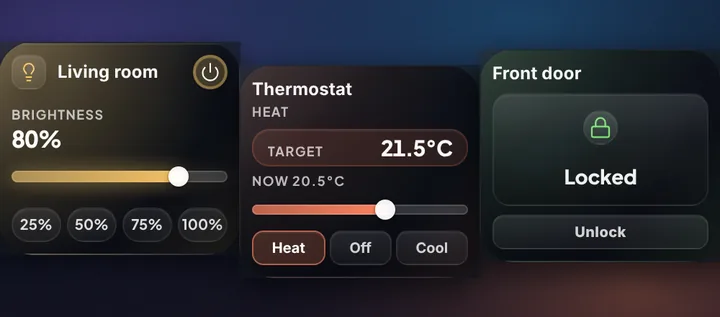
#> input picture website/assets/app/feat-pins.webp, 720 x 317 px, given in place of camera-tile.png, which was not available
$ python compose.py ../../website/assets/app/feat-pins.webp ../../website/assets/app/shot-camera-tile.webp
#> lines starting #> are read from the running program, lines starting #| are printed output that depends on the picture
"""Turn the raw 2x captures into the website's images: windows on a desktop wallpaper, feature crops."""
import os, sys
import numpy as np
from PIL import Image, ImageFilter, ImageDraw

SRC, OUT = sys.argv[1], sys.argv[2]
os.makedirs(OUT, exist_ok=True)

def wallpaper(w, h, seed=0):
    """The site's demo-stage wallpaper: three soft glows over a dark diagonal gradient."""
    y, x = np.mgrid[0:h, 0:w].astype(float)
    nx, ny = x / w, y / h
    t = (nx * 0.34 + ny * 0.94) / 1.28
    a, b, c = np.array([22, 28, 51]), np.array([13, 18, 32]), np.array([26, 20, 34])
    base = np.where(t[..., None] < 0.52, a + (b - a) * (t / 0.52)[..., None], b + (c - b) * ((t - 0.52) / 0.48)[..., None])
    def glow(cx, cy, rx, ry, col, alpha):
        d = np.sqrt(((nx - cx) / rx) ** 2 + ((ny - cy) / ry) ** 2)
        k = np.clip(1 - d / 1.0, 0, 1) ** 1.6 * alpha
        return k[..., None], np.array(col)
    img = base
    for g in [glow(0.12, 0.18, 0.62, 0.8, (98, 78, 178), 0.55), glow(0.88, 0.92, 0.52, 0.7, (232, 128, 82), 0.32), glow(0.72, 0.06, 0.72, 0.9, (38, 108, 162), 0.5)]:
        k, col = g
        img = img * (1 - k) + col * k
    rng = np.random.default_rng(seed)
    img = img + rng.normal(0, 2.2, img.shape)
    return Image.fromarray(np.clip(img, 0, 255).astype(np.uint8)).convert('RGBA')

def load(name):
    return Image.open(os.path.join(SRC, name + '.png')).convert('RGBA')

def on_desktop(win, pad=56, seed=0):
    W, H = win.size[0] + 2 * pad, win.size[1] + 2 * pad
    bg = wallpaper(W, H, seed)
    shadow = Image.new('RGBA', (W, H), (0, 0, 0, 0))
    ImageDraw.Draw(shadow).rounded_rectangle((pad, pad + 24, pad + win.size[0], pad + win.size[1] + 24), 10, fill=(0, 0, 0, 150))
    bg.alpha_composite(shadow.filter(ImageFilter.GaussianBlur(34)))
    bg.alpha_composite(win, (pad, pad))
    return bg

def save(img, name, width, q=82):
    img = img.convert('RGB')
    if img.size[0] > width:
        img = img.resize((width, round(img.size[1] * width / img.size[0])), Image.LANCZOS)
    img.save(os.path.join(OUT, name + '.webp'), 'WEBP', quality=q, method=6)
    print(name, img.size, os.path.getsize(os.path.join(OUT, name + '.webp')) // 1024, 'KB')

# Gallery: whole windows on the wallpaper.
for i, n in enumerate(['camera-tile', 'main-light', 'full-halloween', 'graph']):
    save(on_desktop(load(n), seed=i), 'shot-' + n, 760)
#> in on_desktop, `W, H = win.size[0] + 2 * pad, win.size[1] + 2 * pad`: W = 832; H = 429
#> in wallpaper, `t = (nx * 0.34 + ny * 0.94) / 1.28`:
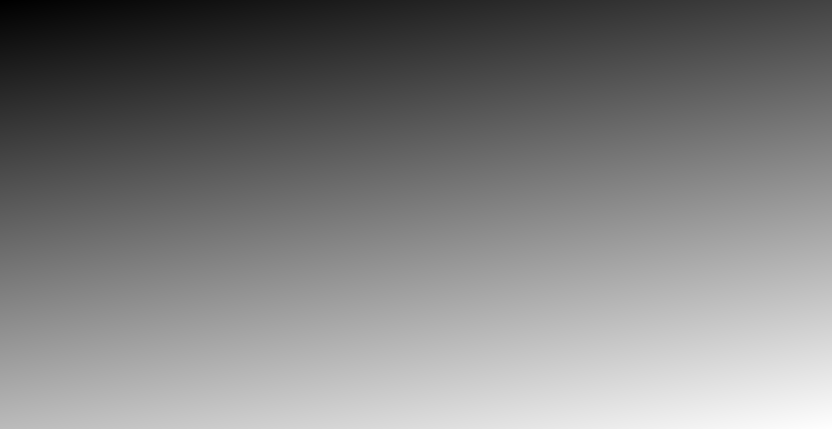
#> t: shape (429, 832) float64; min 0, max 0.998, mean 0.499
#> in wallpaper, `base = np.where(t[..., None] < 0.52, a + (b - a) * (t / 0.52)[..., Non..`:
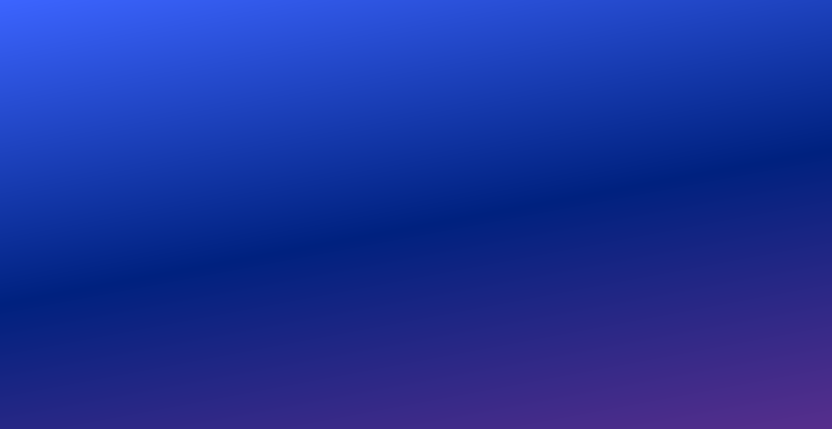
#> base: shape (429, 832, 3) float64; mean of channels 0, 1, 2 17.2, 20.4, 36.3; drawn with min black and max white
#> in glow (call 2), `d = np.sqrt(((nx - cx) / rx) ** 2 + ((ny - cy) / ry) ** 2)`:
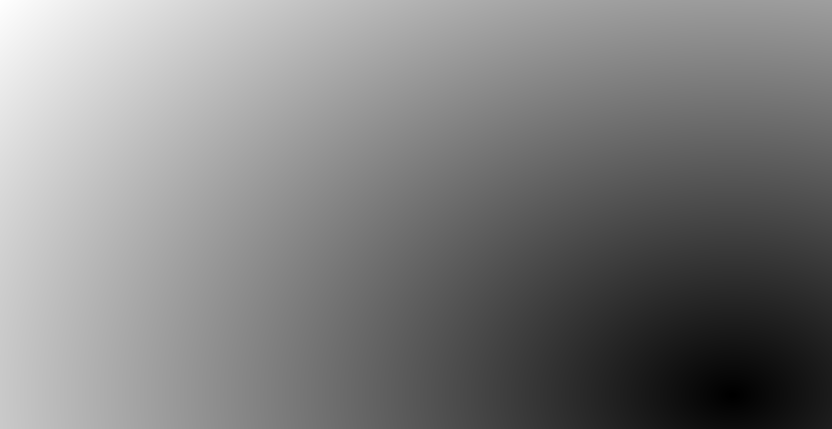
#> d: shape (429, 832) float64; min 0.00113, max 2.14, mean 1.07; drawn with min black and max white
#> in glow (call 2), `k = np.clip(1 - d / 1.0, 0, 1) ** 1.6 * alpha`:
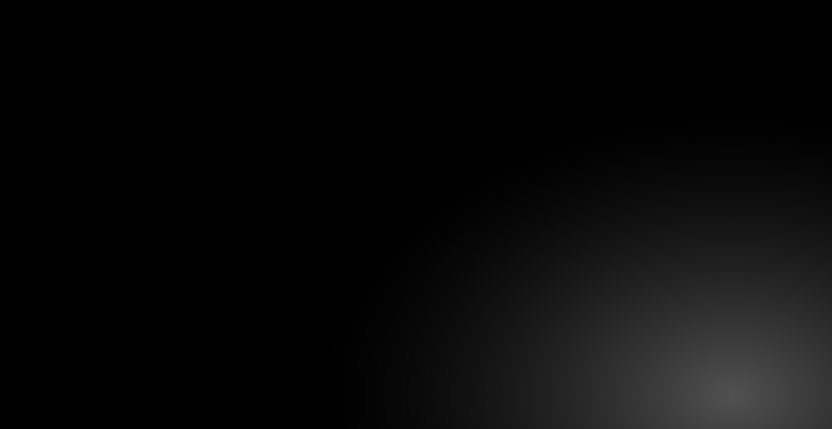
#> k: shape (429, 832) float64; min 0, max 0.319, mean 0.0363
#> the loop in wallpaper, `for g in [glow(0.12, 0.18, 0.62, 0.8, (98, 78, 178), 0.55), glow(0.88,..` made 3 passes
#> col on pass 1: [98, 78, 178]
#> after the loop in wallpaper, `for g in [glow(0.12, 0.18, 0.62, 0.8, (98, 78, 178), 0.55), glow(0.88,..`:
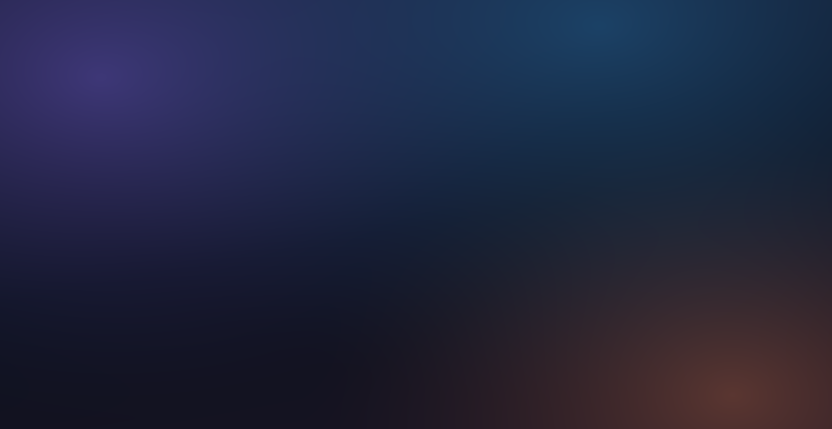
#> img: shape (429, 832, 3) float64; mean of channels 0, 1, 2 34, 38.5, 63.6; drawn as R, G, B
#> in on_desktop, `shadow = Image.new('RGBA', (W, H), (0, 0, 0, 0))`: shadow: PIL image 832x429 RGBA; every value is 0
#> in on_desktop, `ImageDraw.Draw(shadow).rounded_rectangle((pad, pad + 24, pad + win.siz..`:
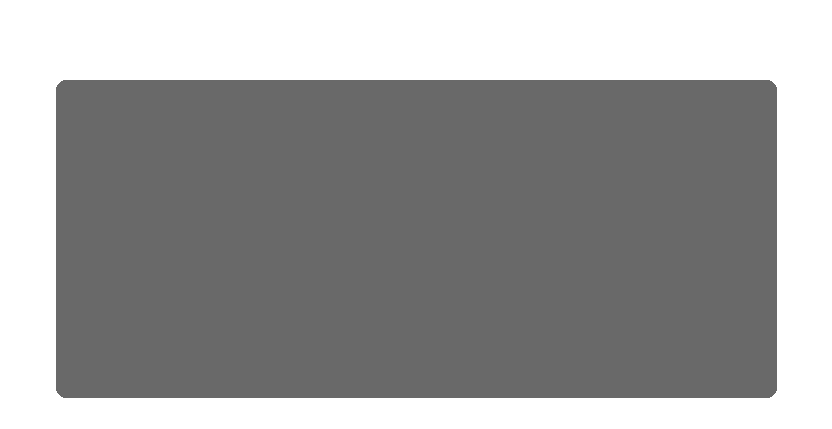
#> shadow: PIL image 832x429 RGBA; mean R, G, B, A 0, 0, 0, 96.3; transparent parts drawn white
#> in on_desktop, `bg.alpha_composite(win, (pad, pad))`:
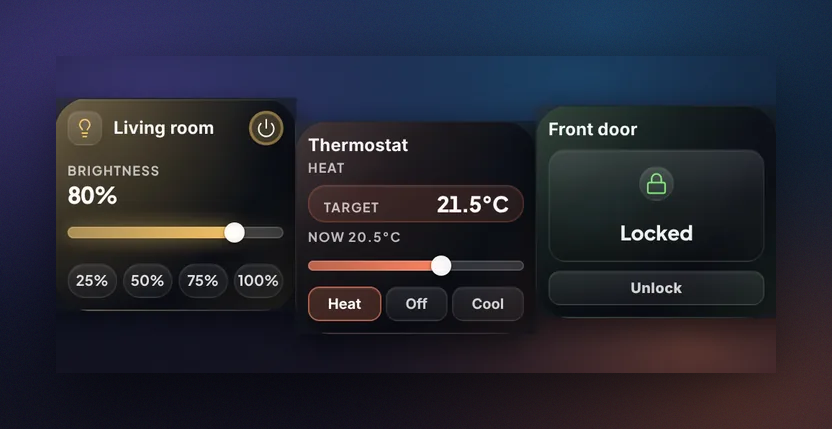
#> bg: PIL image 832x429 RGBA; mean R, G, B, A 38.2, 39.5, 51.7, 255
#| shot-camera-tile (760, 392) 12 KB
#> pass 2 of the loop `for i, n in enumerate(['camera-tile', 'main-light', 'full-halloween', ..`:
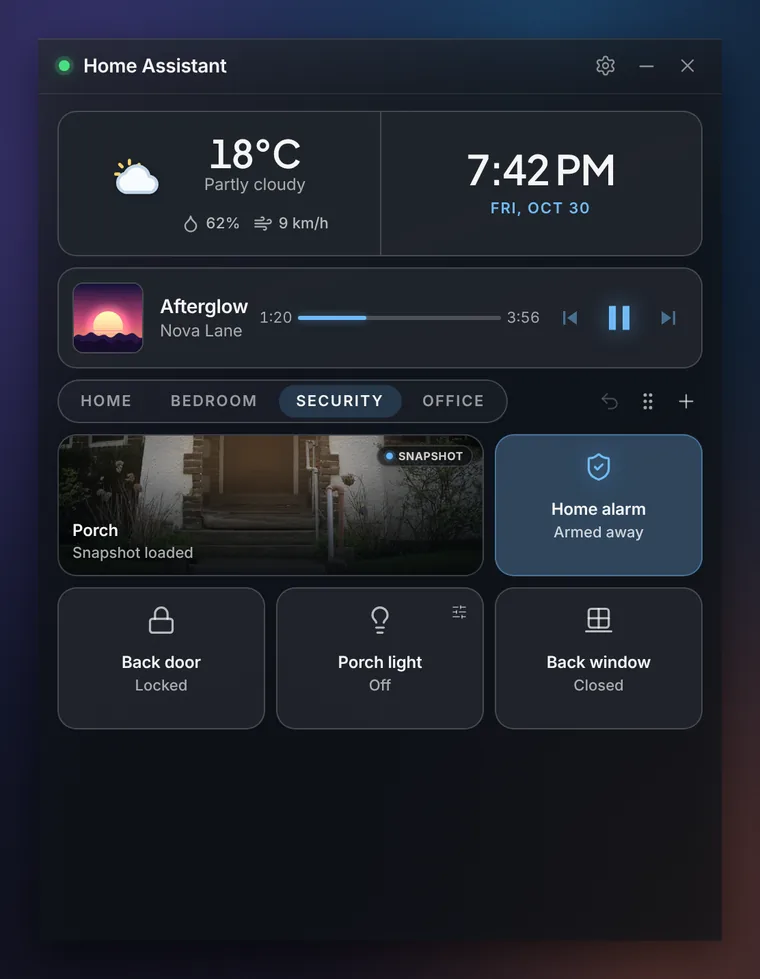
#> input picture website/assets/app/shot-camera-tile.webp, 760 x 979 px, given in place of main-light.png, which was not available
#> W = 872; H = 1091
#> y: shape (1091, 872) float64
#> x: shape (1091, 872) float64
#> nx: shape (1091, 872) float64
#> ny: shape (1091, 872) float64
#> t: shape (1091, 872) float64
#> base: shape (1091, 872, 3) float64
#> d: shape (1091, 872) float64
#> k: shape (1091, 872) float64
#> in glow (call 5), `k = np.clip(1 - d / 1.0, 0, 1) ** 1.6 * alpha`:
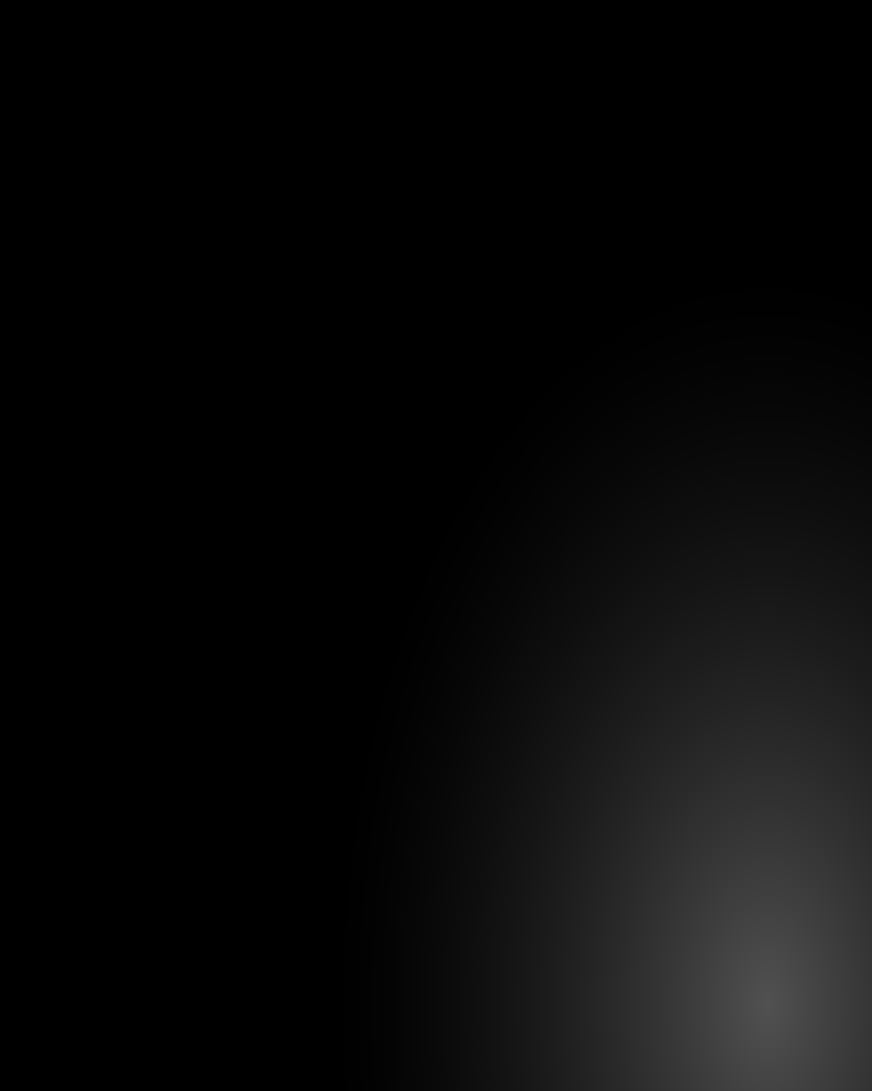
#> k: shape (1091, 872) float64; min 0, max 0.32, mean 0.0363
#> the loop in wallpaper (call 2), `for g in [glow(0.12, 0.18, 0.62, 0.8, (98, 78, 178), 0.55), glow(0.88,..` made 3 passes
#> in on_desktop (call 2), `bg.alpha_composite(win, (pad, pad))`:
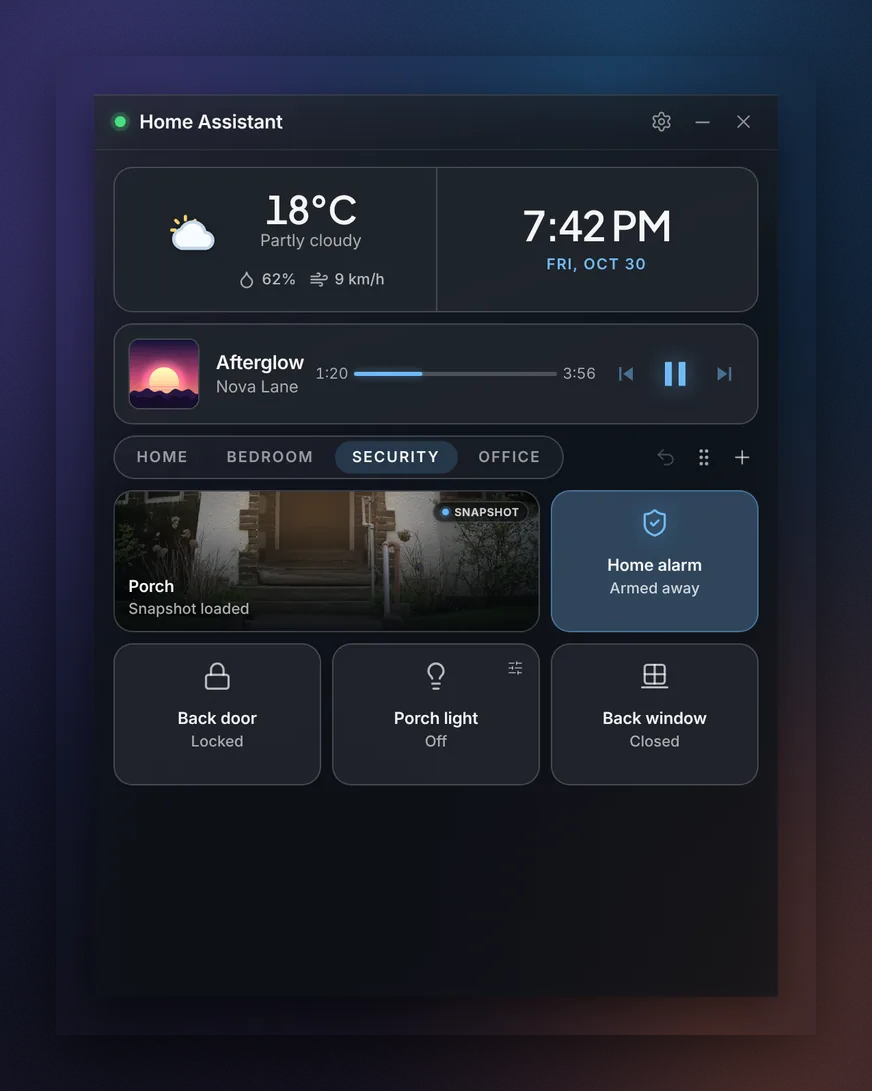
#> bg: PIL image 872x1091 RGBA; mean R, G, B, A 32.3, 35.6, 47.8, 255
#| shot-main-light (760, 951) 23 KB
#> (the run stopped early here; a loop or call above may not have finished)
